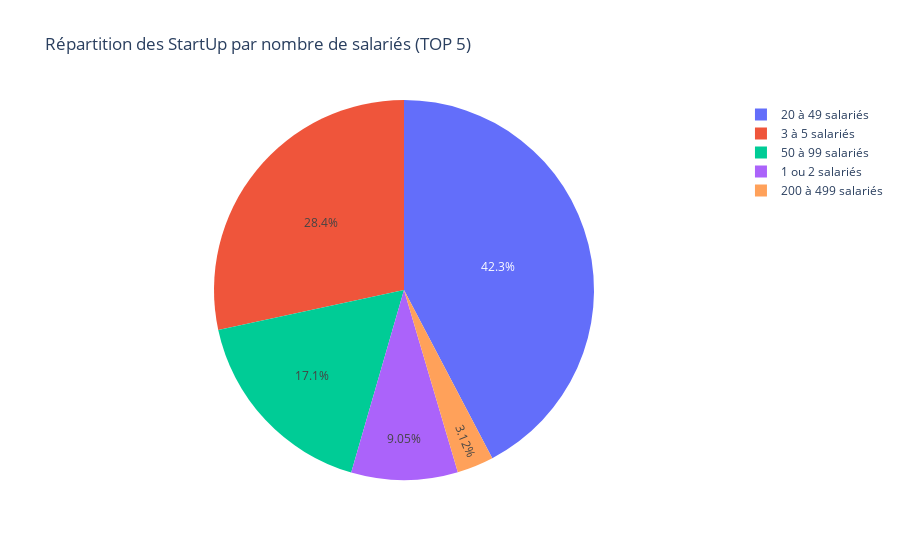

Notebook source saved alongside this figure:
### Code cell
# Calculer la distribution des valeurs et trier par ordre décroissant
distribution = df['Effectif_def'].value_counts().reset_index()
distribution.columns = ['Effectif', 'Count']

# Filtrer pour afficher uniquement le TOP 5
distribution_top5 = distribution.sort_values(by='Count', ascending=True).tail(5)

# Créer le graphique en camembert
fig = px.pie(distribution_top5, names='Effectif', values='Count',
             title="Répartition des StartUp par nombre de salariés (TOP 5)")

# Afficher le graphique
fig.show()

### Figure 1 — Plotly figure (JSON) as saved in the notebook; plotly's stock layout.template omitted (floating-point values rounded to 4 significant figures)
{"data": [{"domain": {"x": [0, 1], "y": [0, 1]}, "hovertemplate": "Effectif=%{label}<br>Count=%{value}<extra></extra>", "labels": ["200 à 499 salariés", "1 ou 2 salariés", "50 à 99 salariés", "3 à 5 salariés", "20 à 49 salariés"], "legendgroup": "", "name": "", "showlegend": true, "type": "pie", "values": [236, 685, 1297, 2147, 3201]}], "layout": {"legend": {"tracegroupgap": 0}, "title": {"text": "Répartition des StartUp par nombre de salariés (TOP 5)"}}}
